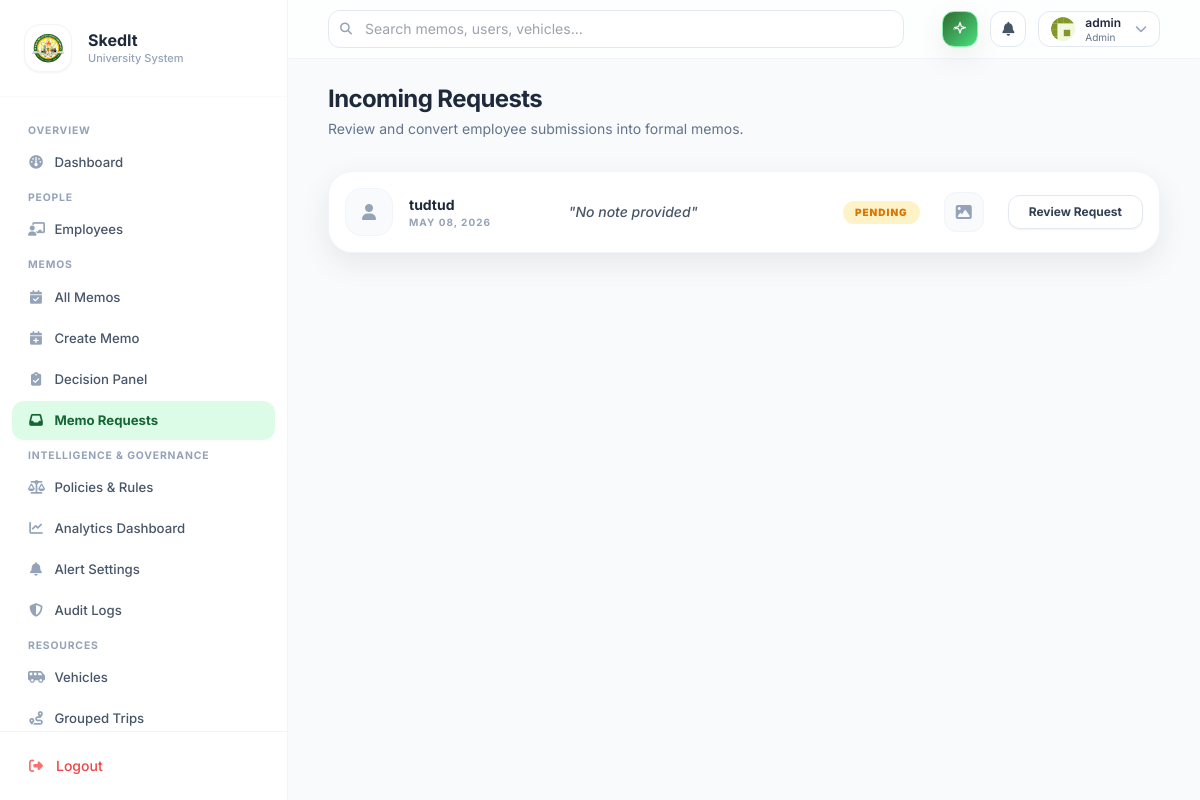
Before: /memos/requests/ (signed in) with the older database file.
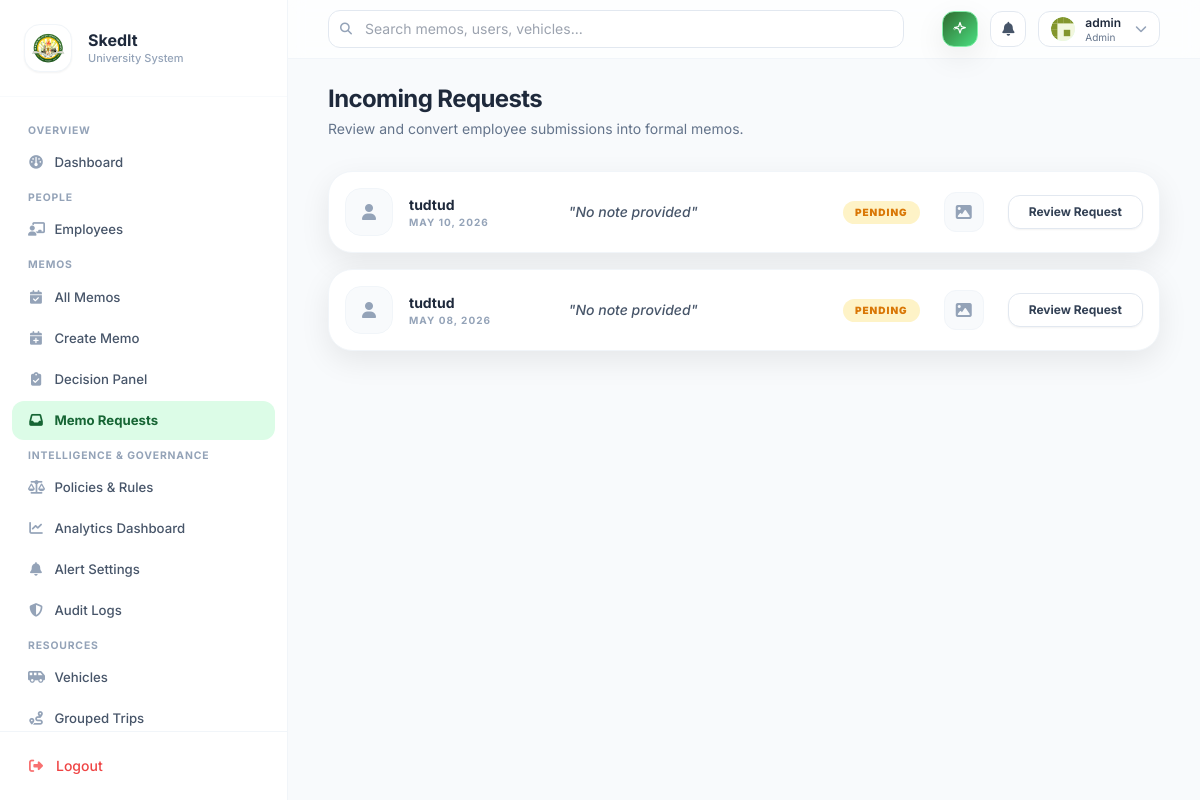
After: the same page with the newer database file.
### memos/models.py (models this page shows, shortened)
class MemoRequest(models.Model):
    class Status(models.TextChoices):
        PENDING = "pending", "Pending"
        APPROVED = "approved", "Approved"
        REJECTED = "rejected", "Rejected"
        CONVERTED = "converted", "Converted"
    requester = models.ForeignKey(
        settings.AUTH_USER_MODEL, on_delete=models.CASCADE, related_name="memo_requests"
    )
    attachment = models.FileField(upload_to="memo_requests/")
    note = models.TextField(blank=True, help_text="Optional note from the requester")
    status = models.CharField(max_length=20, choices=Status.choices, default=Status.PENDING)
    memo = models.OneToOneField(
        "Memo", on_delete=models.SET_NULL, null=True, blank=True, related_name="origin_request"
    )
    created_at = models.DateTimeField(auto_now_add=True)
    updated_at = models.DateTimeField(auto_now=True)
    class Meta:
        ordering = ["-created_at"]

### memos/views.py (the view)
# urls.py: path("requests/", views.memo_request_list, name="memo_request_list"),
@login_required
def memo_request_list(request):
    if _is_admin(request.user):
        requests = MemoRequest.objects.all().order_by("-created_at")
    else:
        requests = MemoRequest.objects.filter(requester=request.user).order_by("-created_at")
    return render(request, "memos/memo_request_list.html", {"requests": requests})

### memos/views.py (called while the page is built)
def _is_admin(user) -> bool:
    if not user or not getattr(user, "is_authenticated", False):
        return False
    if getattr(user, "is_staff", False) or getattr(user, "is_superuser", False):
        return True
    role = getattr(getattr(user, "profile", None), "role", None)
    return role == Profile.Role.ADMIN

### notifications/context_processors.py (called while the page is built)
def unread_notifications(request):
    user = getattr(request, "user", None)
    if not user or not getattr(user, "is_authenticated", False):
        return {
            "unread_notifications_count": 0,
            "recent_notifications": [],
        }
    return {
        "unread_notifications_count": Notification.objects.filter(user=user, is_read=False).count(),
        "recent_notifications": (
            Notification.objects.filter(user=user)
            .order_by("-created_at")[:8]
        ),
    }

### memos/templates/memos/memo_request_list.html (shortened to what this page needs)
{% extends "base.html" %}
{% block content %}
<div class="flex items-center justify-between gap-4">
  <div>
    <h1 class="text-2xl font-bold tracking-tight text-slate-800">
      {% if user.profile.role == 'admin' or user.is_staff %}
      Incoming Requests
      {% else %}
      My Requests
      {% endif %}
    </h1>
    <p class="text-sm text-slate-500 mt-1">
      {% if user.profile.role == 'admin' or user.is_staff %}
      Review and convert employee submissions into formal memos.
      {% else %}
      Track the status of your submitted documents and evidence.
      {% endif %}
    </p>
  </div>
</div>
<div class="mt-8 grid grid-cols-1 gap-4">
  {% for req in requests %}
  <div class="bg-white rounded-3xl border border-slate-100 shadow-soft overflow-hidden hover:border-uniGold/30 transition-all group flex flex-col md:flex-row md:items-center p-4 gap-4 md:gap-6">
    <div class="flex items-center gap-4 w-full md:w-1/4">
      <div class="h-12 w-12 rounded-2xl bg-slate-50 border border-slate-100 flex items-center justify-center text-slate-400 group-hover:bg-uniGold/10 group-hover:text-uniGold transition flex-shrink-0">
        <i class="fa-solid fa-user"></i>
      </div>
      <div class="overflow-hidden">
        <p class="text-sm font-bold text-slate-800 truncate">{{ req.requester.get_full_name|default:req.requester.username }}</p>
        <p class="text-[10px] text-slate-400 font-bold uppercase tracking-widest">{{ req.created_at|date:"M d, Y" }}</p>
      </div>
    </div>
    <div class="flex-1 w-full">
      <p class="text-sm text-slate-600 line-clamp-2 md:line-clamp-1 italic font-medium">
        "{{ req.note|default:'No note provided' }}"
      </p>
    </div>
    <div class="flex flex-wrap items-center gap-4 md:gap-6 w-full md:w-auto pt-2 md:pt-0 border-t md:border-t-0 border-slate-100">
      <span class="px-3 py-1 rounded-full text-[10px] font-black uppercase tracking-widest
        {% if req.status == 'pending' %}bg-amber-100 text-amber-600
        {% elif req.status == 'converted' %}bg-green-100 text-green-600
        {% else %}bg-slate-100 text-slate-600{% endif %}">
        {{ req.get_status_display }}
      </span>
      <div class="h-10 w-10 rounded-xl bg-slate-50 border border-slate-100 flex items-center justify-center text-slate-400 flex-shrink-0">
        {% if req.attachment %}
        <i class="fa-solid fa-image"></i>
        {% else %}
        <i class="fa-solid fa-file-lines"></i>
        {% endif %}
      </div>
      <a href="{% url 'memos:memo_request_detail' req.pk %}" class="flex-1 md:flex-none text-center px-5 py-2.5 md:py-2 rounded-xl bg-white border border-slate-200 text-slate-700 text-sm md:text-xs font-bold hover:bg-slate-50 hover:border-uniGold transition shadow-sm w-full sm:w-auto">
        {% if user.profile.role == 'admin' or user.is_staff %}
        Review Request
        {% else %}
        View Details
        {% endif %}
      </a>
    </div>
  </div>
  {% empty %}
  <div class="py-20 text-center bg-white rounded-3xl border border-dashed border-slate-200">
    <i class="fa-solid fa-inbox text-4xl text-slate-200 mb-4"></i>
    <p class="text-slate-500 font-bold">No memo requests found.</p>
  </div>
  {% endfor %}
</div>
{% endblock %}

Changed rows visible on the page:
added MemoRequest: requester.get_full_name "tudtud", created_at "MAY 10, 2026", note "No note provided", status "PENDING"
